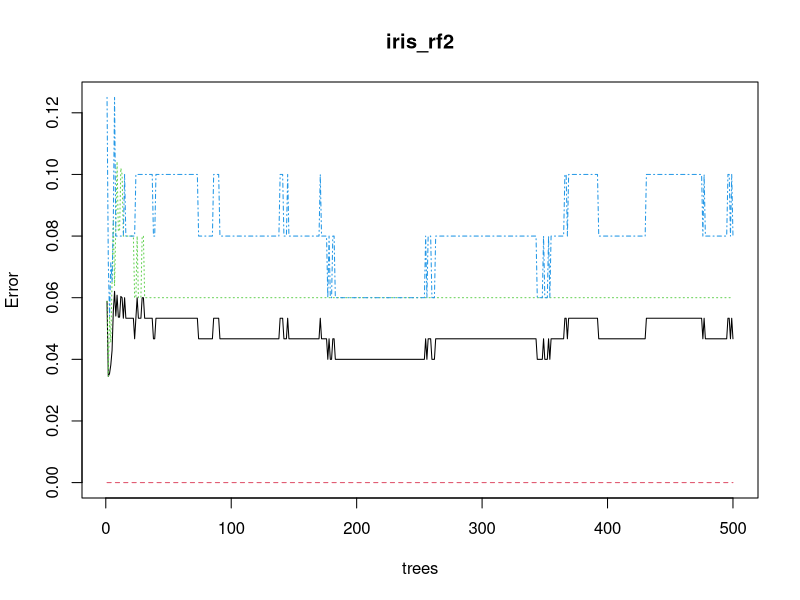
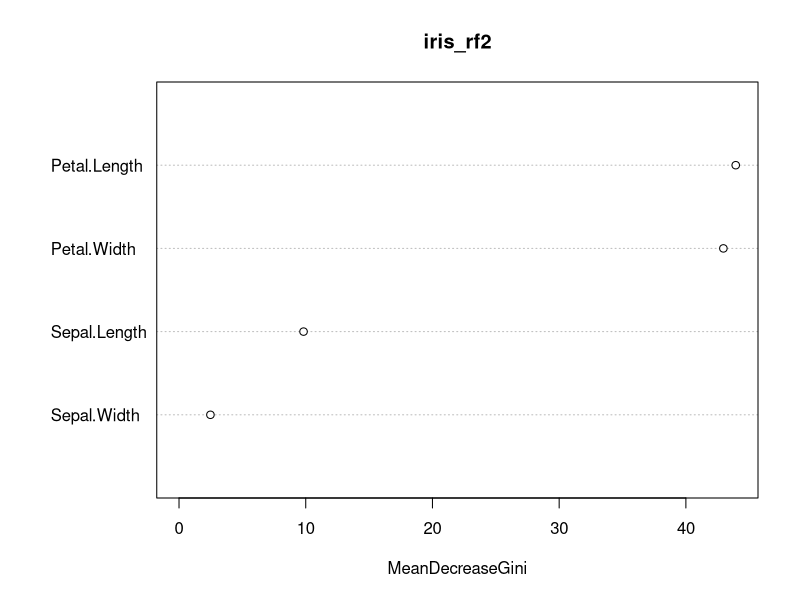

Source code (R) for these figures, in order:
## ---- chunk 1
options(repos="http://cran.rstudio.com/")
if(!require("ggplot2")){
  install.packages("ggplot2")
}
if(!require("dplyr")){
  install.packages("dplyr")
}
if(!require("randomForest")){
  install.packages("randomForest")
}
library("ggplot2")
library("dplyr")
## ---- chunk 2
if(!require("randomForest")){
  install.packages("randomForest")
}
library("randomForest")
## ---- chunk 3
rf_x<-select(iris,Petal.Width, Petal.Length, Sepal.Width, Sepal.Length)
rf_y<-select(iris,Species)
rf_y<-rf_y$Species
iris_rf<-randomForest(x=rf_x,y=rf_y)
iris_rf
## ---- chunk 4
iris_rf2<-randomForest(Species~.,data=iris)
iris_rf2
## ---- chunk 5
#Error vs num of trees
plot(iris_rf2)
#Variable Importance
varImpPlot(iris_rf2)
## ---- chunk 6

